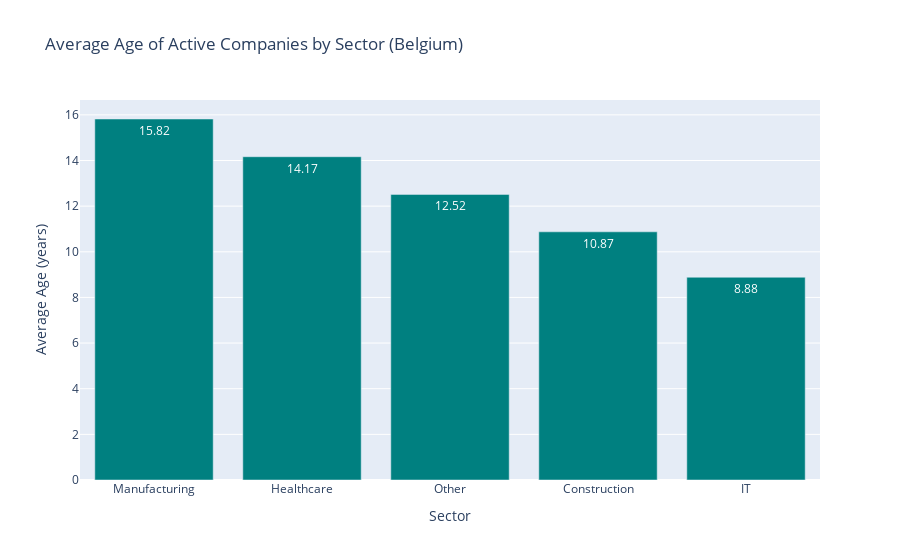

This figure's notebook cell:
### Markdown cell above
5. Young and Digital: Age Profile of IT Companies in Belgium

### Code cell
import sqlite3
import pandas as pd
import plotly.express as px
from datetime import datetime

# Connect to database
conn = sqlite3.connect("kbo_database.db")

# SQL query to get StartDate + NaceCode
query = """
SELECT 
  e.StartDate,
  a.NaceCode
FROM enterprise e
JOIN activity a ON e.EnterpriseNumber = a.EntityNumber
WHERE a.NaceVersion = 2008
  AND e.Status = 'AC'
  AND LENGTH(e.StartDate) = 10
"""

df = pd.read_sql_query(query, conn)

# Parse StartDate to datetime
df["StartDate"] = pd.to_datetime(df["StartDate"], format="%d-%m-%Y", errors="coerce")
df = df.dropna(subset=["StartDate"])

# Compute age
today = pd.Timestamp.today()
df["Age"] = (today - df["StartDate"]).dt.days / 365.25

# Classify into broad sectors based on NaceCode
def classify_sector(nace):
    try:
        code = int(str(nace)[:2])
        if code == 62 or code == 63:
            return "IT"
        elif code == 10 or code == 11 or code == 12:
            return "Manufacturing"
        elif code == 86 or code == 87 or code == 88:
            return "Healthcare"
        elif code == 41 or code == 42 or code == 43:
            return "Construction"
        else:
            return "Other"
    except:
        return "Unknown"

df["Sector"] = df["NaceCode"].apply(classify_sector)

# Group and calculate average age
avg_age = df.groupby("Sector")["Age"].mean().reset_index()

# Sort for better visuals
avg_age = avg_age.sort_values(by="Age", ascending=False)

# Plot average age per sector
fig = px.bar(
    avg_age,
    x="Sector",
    y="Age",
    title="Average Age of Active Companies by Sector (Belgium)",
    labels={"Age": "Average Age (years)", "Sector": "Sector"},
    text_auto=".2f",
)
fig.update_traces(marker_color='teal')
fig.show()

# Save plot
fig.write_image("figures/average_age_by_sector.png")

### Figure 1 — Plotly figure (JSON) as saved in the notebook; plotly's stock layout.template omitted (floating-point values rounded to 4 significant figures)
{"data": [{"hovertemplate": "Sector=%{x}<br>Average Age (years)=%{y}<extra></extra>", "legendgroup": "", "marker": {"color": "teal", "pattern": {"shape": ""}}, "name": "", "orientation": "v", "showlegend": false, "textposition": "auto", "texttemplate": "%{y:.2f}", "type": "bar", "x": ["Manufacturing", "Healthcare", "Other", "Construction", "IT"], "xaxis": "x", "y": [15.82, 14.17, 12.52, 10.87, 8.885], "yaxis": "y"}], "layout": {"barmode": "relative", "legend": {"tracegroupgap": 0}, "title": {"text": "Average Age of Active Companies by Sector (Belgium)"}, "xaxis": {"anchor": "y", "domain": [0, 1], "title": {"text": "Sector"}}, "yaxis": {"anchor": "x", "domain": [0, 1], "title": {"text": "Average Age (years)"}}}}
